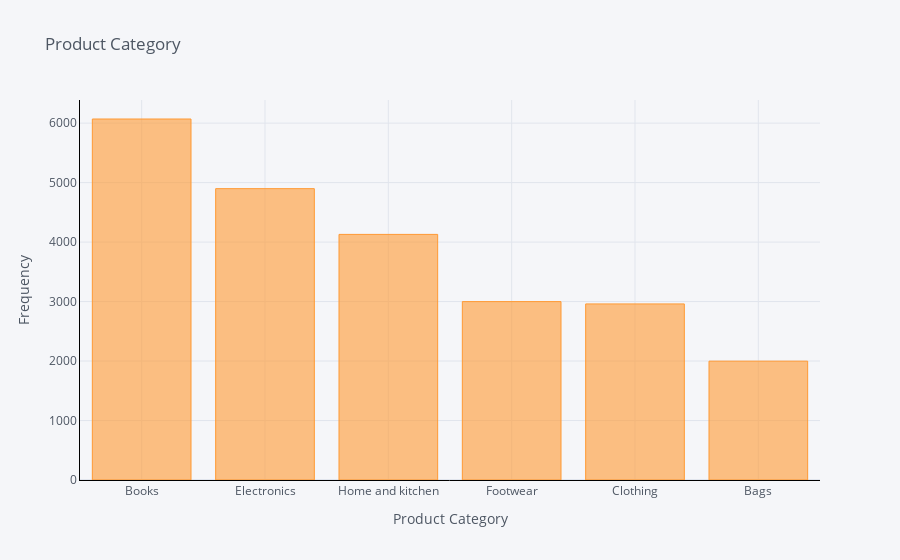

Write notebook code for a chart like this one.
### Code cell
Customer_Final['prod_cat'].value_counts().iplot(kind='bar',bins=100,xTitle='Product Category',linecolor='black',yTitle='Frequency',title='Product Category')

### Figure 1 — Plotly figure (JSON) as saved in the notebook; plotly's stock layout.template omitted (floating-point values rounded to 4 significant figures)
{"data": [{"marker": {"color": "rgba(255, 153, 51, 0.6)", "line": {"color": "rgba(255, 153, 51, 1.0)", "width": 1}}, "name": "prod_cat", "orientation": "v", "text": "", "type": "bar", "x": ["Books", "Electronics", "Home and kitchen", "Footwear", "Clothing", "Bags"], "y": [6069, 4898, 4129, 2999, 2960, 1998]}], "layout": {"legend": {"bgcolor": "#F5F6F9", "font": {"color": "#4D5663"}}, "paper_bgcolor": "#F5F6F9", "plot_bgcolor": "#F5F6F9", "title": {"font": {"color": "#4D5663"}, "text": "Product Category"}, "xaxis": {"gridcolor": "#E1E5ED", "linecolor": "black", "showgrid": true, "tickfont": {"color": "#4D5663"}, "title": {"font": {"color": "#4D5663"}, "text": "Product Category"}, "zerolinecolor": "#E1E5ED"}, "yaxis": {"gridcolor": "#E1E5ED", "linecolor": "black", "showgrid": true, "tickfont": {"color": "#4D5663"}, "title": {"font": {"color": "#4D5663"}, "text": "Frequency"}, "zerolinecolor": "#E1E5ED"}}}
